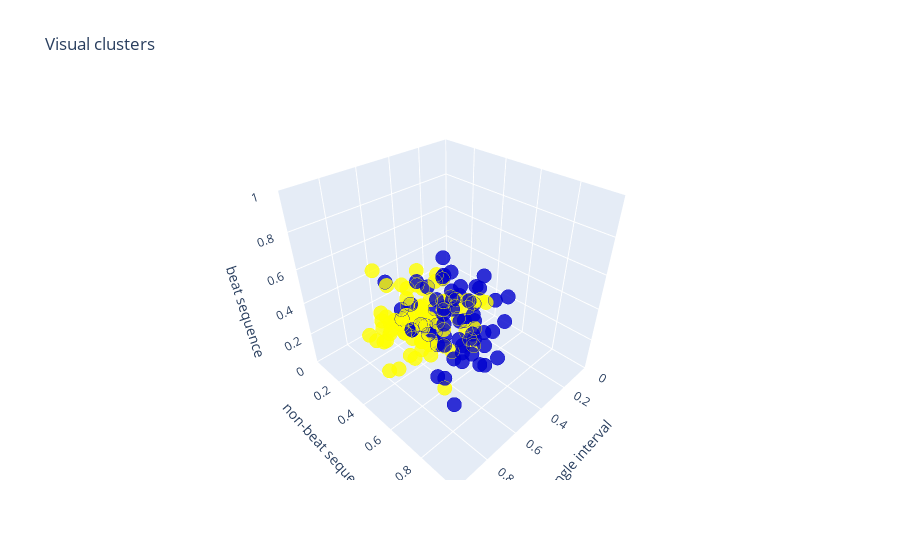

Write notebook code for a chart like this one.
### Code cell
color_map  = {0: 'mediumblue', 1: 'yellow'}
df_vis['colors'] = df_vis['labels'].map(color_map)


trace=go.Scatter3d(x=df_vis['VisSD'], y=df_vis['VisIrreg'], z=df_vis['VisReg'], 
                   mode='markers', 
                   marker=dict(color=df_vis['colors'], size=5, line=dict(color=df_vis['colors'], width=12), opacity=0.8))

data=[trace]
layout=go.Layout(title='Visual clusters', scene=dict(xaxis=dict(title='single interval', range=[0,1], tickvals=[0, 0.2, 0.4, 0.6, 0.8, 1]),
                                             yaxis=dict(title='non-beat sequence', range=[0,1], tickvals=[0, 0.2, 0.4, 0.6, 0.8, 1]),
                                             zaxis=dict(title='beat sequence', range=[0,1], tickvals=[0, 0.2, 0.4, 0.6, 0.8, 1])))
fig=go.Figure(data=data, layout=layout)
py.offline.iplot(fig)
plt.show()

### Figure 1 — Plotly figure (JSON) as saved in the notebook; plotly's stock layout.template omitted (floating-point values rounded to 4 significant figures; data arrays with more than 128 entries replaced by an {"elided": "..."} marker saying what was removed)
{"data": [{"marker": {"color": {"elided": "141 str values"}, "line": {"color": {"elided": "141 str values"}, "width": 12}, "opacity": 0.8, "size": 5}, "mode": "markers", "type": "scatter3d", "x": {"elided": "141 float values"}, "y": {"elided": "141 float values"}, "z": {"elided": "141 float values"}}], "layout": {"scene": {"xaxis": {"range": [0, 1], "tickvals": [0, 0.2, 0.4, 0.6, 0.8, 1], "title": {"text": "single interval"}}, "yaxis": {"range": [0, 1], "tickvals": [0, 0.2, 0.4, 0.6, 0.8, 1], "title": {"text": "non-beat sequence"}}, "zaxis": {"range": [0, 1], "tickvals": [0, 0.2, 0.4, 0.6, 0.8, 1], "title": {"text": "beat sequence"}}}, "title": {"text": "Visual clusters"}}}
